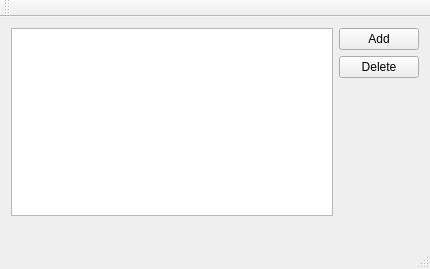
<?xml version="1.0" encoding="UTF-8"?>
<ui version="4.0">
 <class>AddressBookClass</class>
 <widget class="QMainWindow" name="AddressBookClass">
  <property name="geometry">
   <rect>
    <x>0</x>
    <y>0</y>
    <width>430</width>
    <height>269</height>
   </rect>
  </property>
  <property name="windowTitle">
   <string>AddressBook</string>
  </property>
  <widget class="QWidget" name="centralWidget">
   <layout class="QVBoxLayout" name="verticalLayout_7">
    <item>
     <layout class="QVBoxLayout" name="verticalLayout_5">
      <item>
       <layout class="QHBoxLayout" name="horizontalLayout">
        <item>
         <widget class="QListWidget" name="addressList"/>
        </item>
        <item>
         <layout class="QVBoxLayout" name="verticalLayout_4">
          <item>
           <widget class="QPushButton" name="addButton">
            <property name="text">
             <string>Add</string>
            </property>
           </widget>
          </item>
          <item>
           <widget class="QPushButton" name="deleteButton">
            <property name="text">
             <string>Delete</string>
            </property>
           </widget>
          </item>
          <item>
           <spacer name="verticalSpacer">
            <property name="orientation">
             <enum>Qt::Vertical</enum>
            </property>
            <property name="sizeHint" stdset="0">
             <size>
              <width>20</width>
              <height>40</height>
             </size>
            </property>
           </spacer>
          </item>
         </layout>
        </item>
       </layout>
      </item>
     </layout>
    </item>
    <item>
     <layout class="QHBoxLayout" name="horizontalLayout_3">
      <item>
       <widget class="QLabel" name="nameLabel">
        <property name="text">
         <string>&lt;No items selected&gt;</string>
        </property>
       </widget>
      </item>
      <item>
       <widget class="QLabel" name="emailLabel">
        <property name="text">
         <string/>
        </property>
       </widget>
      </item>
     </layout>
    </item>
   </layout>
  </widget>
  <widget class="QMenuBar" name="menuBar">
   <property name="geometry">
    <rect>
     <x>0</x>
     <y>0</y>
     <width>430</width>
     <height>21</height>
    </rect>
   </property>
  </widget>
  <widget class="QToolBar" name="mainToolBar">
   <attribute name="toolBarArea">
    <enum>TopToolBarArea</enum>
   </attribute>
   <attribute name="toolBarBreak">
    <bool>false</bool>
   </attribute>
  </widget>
  <widget class="QStatusBar" name="statusBar"/>
 </widget>
 <layoutdefault spacing="6" margin="11"/>
 <resources>
  <include location="addressbook.qrc"/>
 </resources>
 <connections/>
</ui>
